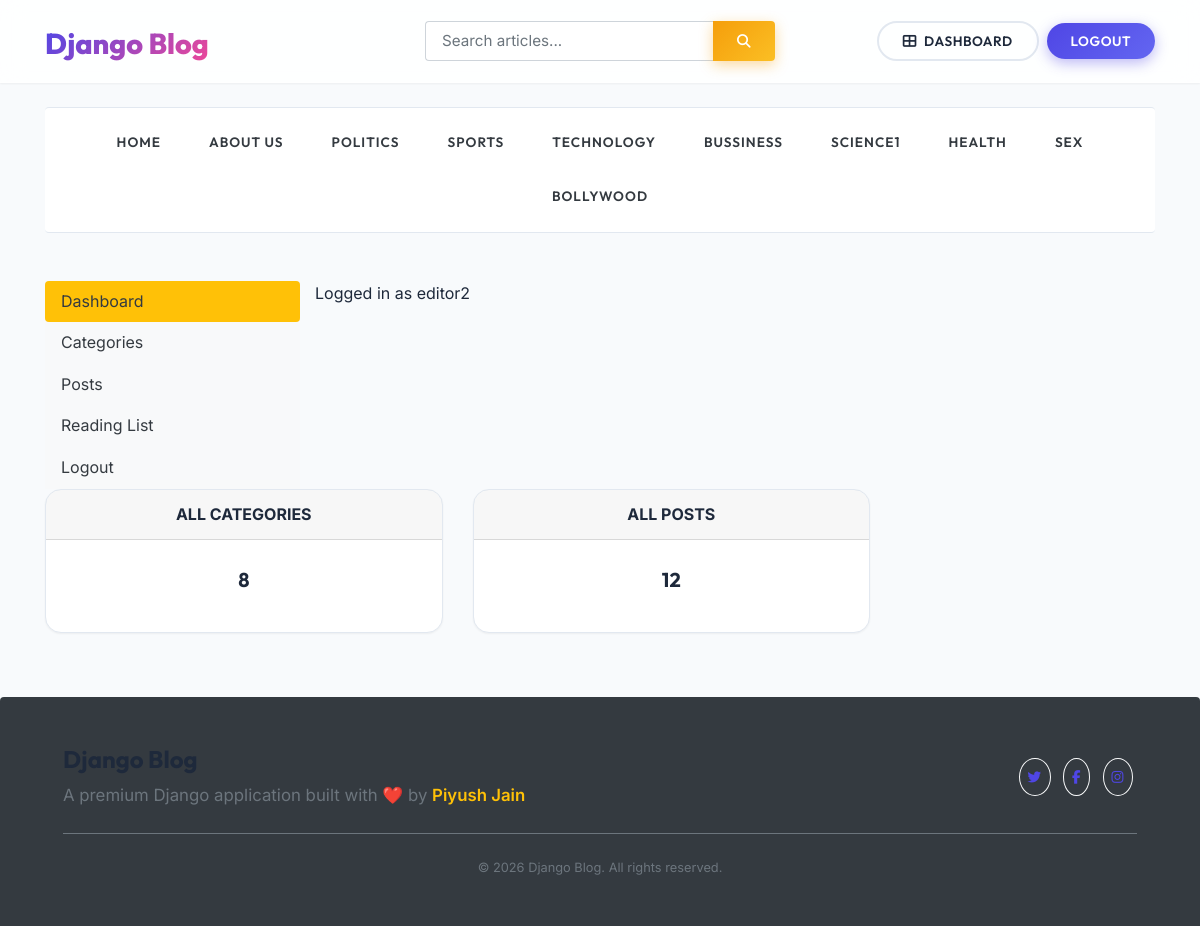
Before: /dashboard/ (signed in) with the older database file.
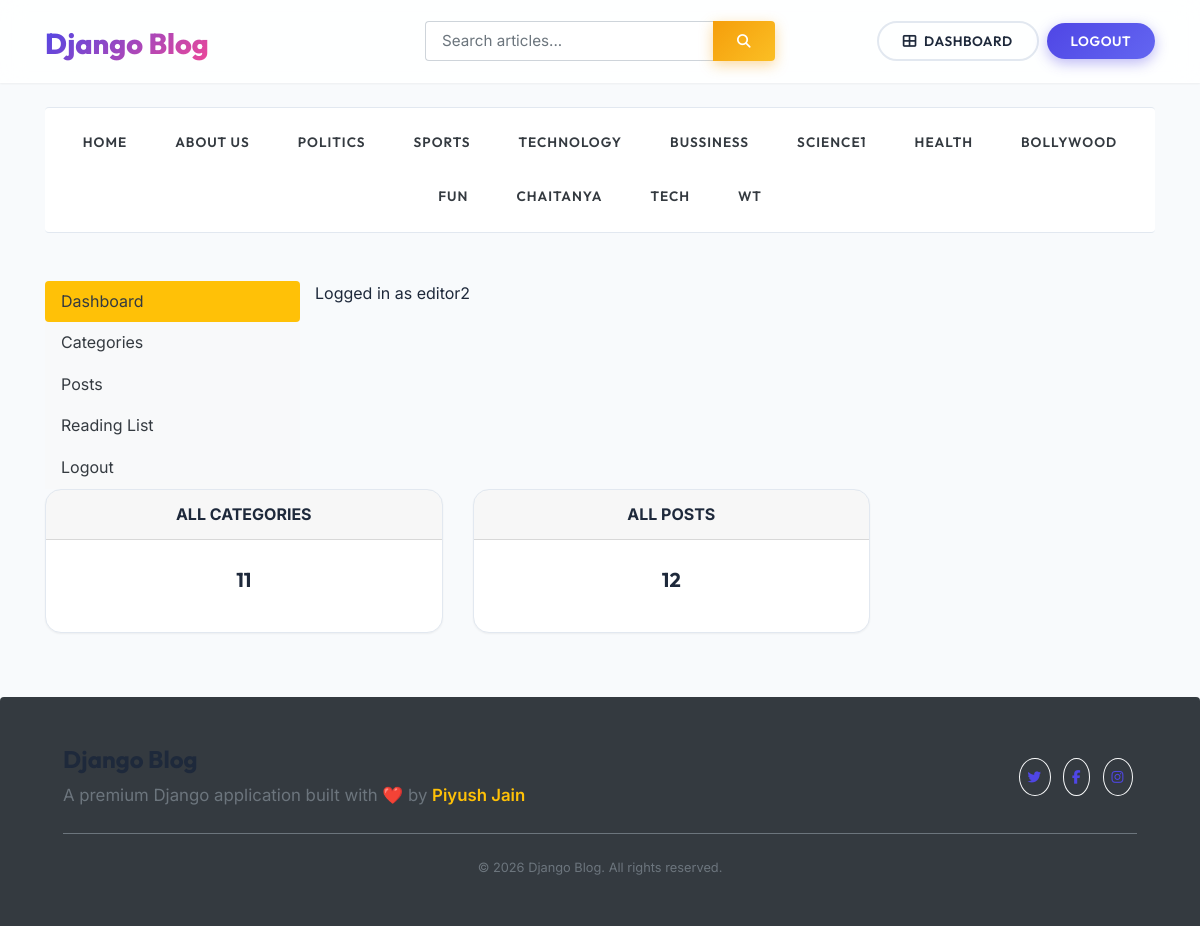
After: the same page with the newer database file.
### blogs/models.py (models this page shows, shortened)
class Category(models.Model):
    Category_name = models.CharField(max_length=50, unique=True)
    created_at = models.DateTimeField(auto_now_add=True)
    updated_at = models.DateTimeField(auto_now=True)
    class Meta:
        verbose_name_plural = 'categories'

### dashboards/views.py (the view)
# urls.py: path('dashboard/',include('dashboards.urls')),
@login_required(login_url='login')
def dashboard(request):
    category_count = Category.objects.all().count()
    blogs_count = Blog.objects.all().count()
    context = {
        'category_count': category_count,
        'blogs_count': blogs_count,
    }
    return render(request, 'dashboard/dashboard.html', context)

### blogs/context_processors.py (called while the page is built)
def get_categories(request):
    categories = Category.objects.all()
    return dict(categories = categories)

def get_social_links(request):
    social_links= SocialLinks.objects.all()
    return dict(social_links = social_links)

### templates/dashboard/dashboard.html
{% extends 'base.html' %}
{% block content %}
<div class ="row">
{% include 'dashboard/sidebar.html' %}
    <span> Logged in as {{user}}</span>
    <div class="col-md-9">
        <div class="row">
            <div class="col">
                <div class="card border-default mb-3">
                    <div class="card-header text-center text-uppercase font-weight-bold">All Categories</div>
                    <div class="card-body text-dark">
                        <h5 class="card-title text-center">{{category_count}}</h5>
                    </div>
                </div>
            </div>
            <div class="col">
                <div class="card border-default mb-3">
                    <div class="card-header text-center text-uppercase font-weight-bold">All Posts</div>
                    <div class="card-body text-dark">
                        <h5 class="card-title text-center">{{blogs_count}}</h5>
                    </div>
                </div>
            </div>
        </div>
    </div>
</div>
{% endblock %}

### templates/base.html (shortened to what this page needs)
{% load static %}
<!DOCTYPE html>
<html lang="en">
<head>
    <link href="https://getbootstrap.com/docs/4.0/dist/css/bootstrap.min.css" rel="stylesheet">
    <link rel="stylesheet" href="https://cdnjs.cloudflare.com/ajax/libs/font-awesome/4.7.0/css/font-awesome.min.css">
    <link href="{% static 'css/blog.css' %}" rel="stylesheet">
</head>
<body>
<div class="glass-nav py-3 mb-4">
    <div class="container">
        <header class="row flex-nowrap justify-content-between align-items-center">
            <div class="col-4 pt-1">
                <a class="blog-header-logo" href="{% url 'home' %}">Django Blog</a>
            </div>
            <div class="col-4">
                <form action="{% url 'search' %}" method="GET" class="w-100">
                    <div class="input-group drop-shadow-sm">
                        <input class="form-control border-right-0 form-control-lg rounded-left"
                               type="text"
                               name="keyword"
                               placeholder="Search articles..."
                               aria-label="Search articles"
                               style="font-family: var(--font-body); font-size: 0.95rem;">
                        <div class="input-group-append">
                            <button class="btn btn-warning rounded-right px-4" type="submit" style="border-top-left-radius: 0; border-bottom-left-radius: 0;">
                                <i class="fa fa-search"></i>
                            </button>
                        </div>
                    </div>
                </form>
            </div>
            {% if not user.is_authenticated %}
            <div class="col-4 d-flex justify-content-end align-items-center">
                <a class="btn btn-outline-secondary mr-2" href="{% url 'register' %}">Register</a>
                <a class="btn btn-primary px-4" href="{% url 'login' %}">Log In</a>
            </div>
            {% else %}
            <div class="col-4 d-flex justify-content-end align-items-center">
                <a href="{% url 'dashboard' %}" class="btn btn-outline-secondary mr-2">
                    <i class="fa fa-th-large mr-1"></i> Dashboard
                </a>
                <a href="{% url 'logout' %}" class="btn btn-primary px-4">Logout</a>
            </div>
            {% endif %}
        </header>
    </div>
</div>
<div class="container">
    <div class="category-nav py-2 shadow-sm rounded mb-5">
        <nav class="nav d-flex justify-content-center text-center">
            <a class="p-3 text-dark mx-2" href="{% url 'home' %}">HOME</a>
            <a class="p-3 text-dark mx-2" href="{% url 'about_page' %}">ABOUT US</a>
            {% for i in categories %}
            <a class="p-3 text-dark mx-2" href="{% url 'posts_by_category' i.id %}">
                {{ i.Category_name }}
            </a>
            {% endfor %}
        </nav>
    </div>
    {% block content %}
    {% endblock %}
</div>
<footer class="blog-footer bg-dark text-white rounded-top mt-5 p-5">
    <div class="container text-center">
        <div class="row align-items-center">
            <div class="col-md-6 text-md-left mb-3 mb-md-0">
                <h4 class="font-weight-bold" style="font-family: var(--font-heading);">Django Blog</h4>
                <p class="mb-0 text-muted">A premium Django application built with ❤️ by <a href="#" class="text-warning">Piyush Jain</a></p>
            </div>
            <div class="col-md-6 text-md-right">
                <a href="#" class="btn btn-outline-light rounded-circle p-2 mx-1"><i class="fa fa-twitter"></i></a>
                <a href="#" class="btn btn-outline-light rounded-circle p-2 mx-1"><i class="fa fa-facebook"></i></a>
                <a href="#" class="btn btn-outline-light rounded-circle p-2 mx-1"><i class="fa fa-instagram"></i></a>
            </div>
        </div>
        <hr class="my-4 bg-secondary border-0" style="height: 1px;">
        <p class="small text-muted mb-0">© {% now "Y" %} Django Blog. All rights reserved.</p>
    </div>
</footer>
</body>
</html>

Changed rows visible on the page:
removed Category: Category_name "SEX"
added Category: Category_name "FUN"
added Category: Category_name "CHAITANYA"
added Category: Category_name "TECH"
added Category: Category_name "WT"
Other visible differences:
{{ category_count }}: "8" → "11"
